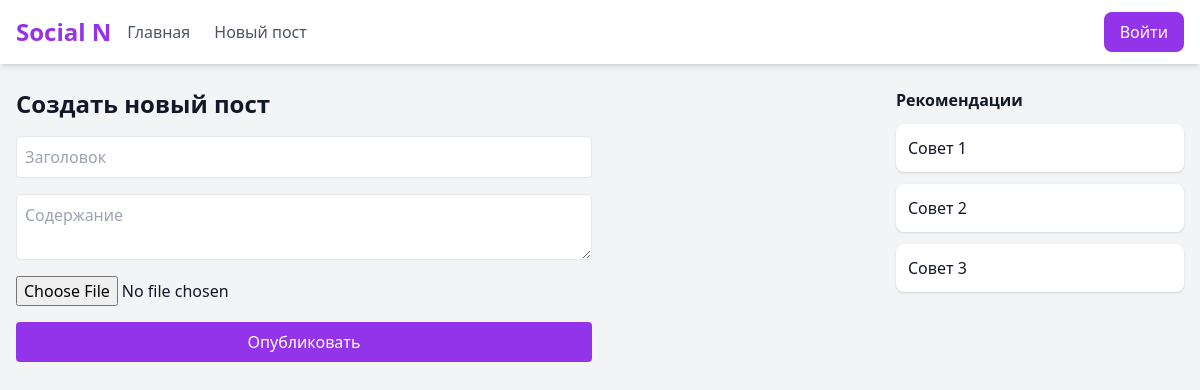
/post/29, run on an earlier commit of the app's database.
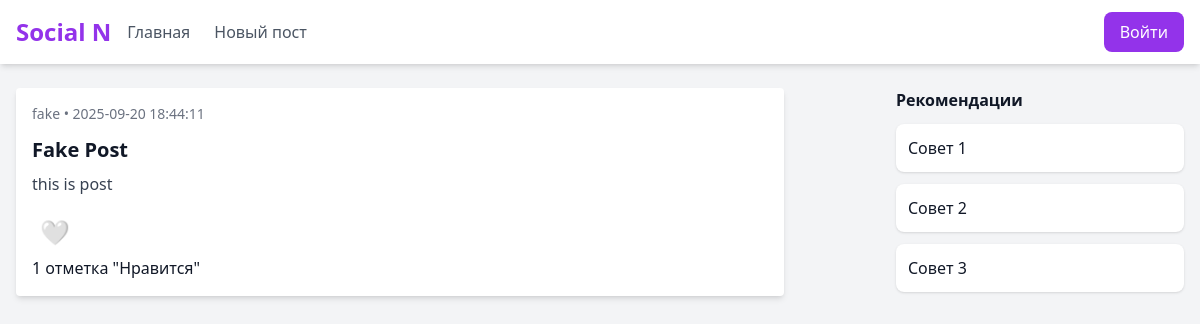
And on a later commit of the database.
### tables this page shows
CREATE TABLE users (
        id INTEGER PRIMARY KEY AUTOINCREMENT,
        username TEXT UNIQUE NOT NULL,
        email TEXT UNIQUE NOT NULL,
        password  TEXT NOT NULL
    );

CREATE TABLE posts (
        id INTEGER PRIMARY KEY AUTOINCREMENT,
        user_id INTEGER REFERENCES users(id),
        title TEXT NOT NULL,
        content TEXT NOT NULL,
        created_at DATATIME DEFAULT CURRENT_TIMESTAMP
    );

### app.py (the view)
@app.route("/post/<post_id>")
def get_post(post_id):
    conn = get_db_connection()
    post = conn.execute(""" SELECT p.*, u.username FROM posts p
                        JOIN users u ON p.user_id = u.id
                        WHERE p.id = ? """, (post_id,)).fetchone()
    conn.close()
    folder = Path(app.config["UPLOADS"]["posts"])
    image_path = None
    for ext in ALLOWED_EXTENSIONS:
        candidate = folder / f"{post_id}{ext}"
        if candidate.exists():
            image_path = candidate
            break
    likes = get_like(post_id)
    return render_template("post.html", post=post, image_path=image_path, likes=likes)

### app.py (called while the page is built)
def get_db_connection():
    conn = sqlite3.connect('app.db')
    conn.row_factory = sqlite3.Row
    return conn

def get_like(post_id):
    if 'user_id' not in session:
        user_id = 0
    else:
        user_id = session['user_id']
    conn = get_db_connection()
    is_liked = conn.execute("SELECT id FROM likes WHERE user_id = ? AND post_id = ?", (user_id, post_id)).fetchone()
    likes_count = conn.execute("SELECT count(id) FROM likes WHERE post_id = ?", (post_id,)).fetchone()
    conn.close()
    return { 'is_liked': bool(is_liked), 'likes': likes_count[0] }

### templates/post.html (shortened to what this page needs)
{% extends "base.html" %}
{% block content %}
{% if not post %}
<h1 class="text-2xl font-semibold mb-4">Создать новый пост</h1>
<form method="POST" action="{{ url_for('add_post') }}" enctype="multipart/form-data" class="flex flex-col gap-4 max-w-xl">
  <input type="text" name="title" placeholder="Заголовок" class="p-2 border rounded" required>
  <textarea name="content" placeholder="Содержание" class="p-2 border rounded" required></textarea>
  <input type="file" name="file" accept="image/*">
  <button type="submit" class="px-4 py-2 bg-purple-600 text-white rounded hover:bg-purple-700">Опубликовать</button>
</form>
{% else %}
<div class="bg-white p-4 rounded shadow-md max-w-3xl">
  <div class="text-sm text-gray-500 mb-3">{{ post.username }} • {{ post.created_at }}</div>
  <h2 class="text-xl font-semibold mb-2">{{ post.title }}</h2>
  <p class="text-gray-700 mb-3">{{ post.content }}</p>
    <div>
          <form action="{{url_for('like_post', post_id=post.id)}}" method="post">
            <button type="submit" class="rounded-full p-2 text-2xl hover:scale-125 transition-all duration-200 focus:outline-none">
            {% if likes.is_liked %} ❤️ {% else %} 🤍 {% endif %}
            </button>
          </form>
          {% if likes.likes > 1 %} {{likes.likes}} отметок "Нравится"
          {% elif likes.likes == 1 %} {{likes.likes}} отметка "Нравится"
          {% endif %}
      </div>
</div>
{% endif %}
{% endblock content %}

What changed in the data, as far as the page shows it:
now on this page (row unchanged): users: username "fake"
added posts: created_at "2025-09-20 18:44:11", title "Fake Post", content "this is post"
Also different on the page:
{{ likes.likes }}: (not shown) → "1"
text no longer shown: "Создать новый пост Опубликовать"
text now shown: "• 🤍 отметка \"Нравится\""
